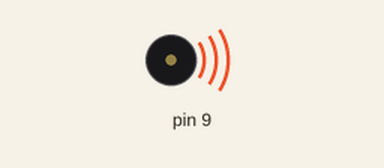
The sketch below on a simulated Arduino Uno, built with avr-gcc and run on an emulated ATmega328P. Parts: buzzer (waves = sounding).

Above: at 0.1 s.
At 2.2 s:
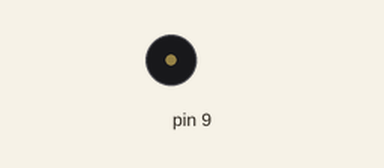
Timing chart, 0 to 3.7 s (numbered marks = the images above):
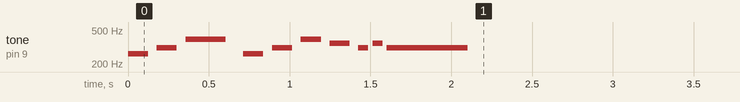

The sketch:

tamrin5_5.ino
```cpp
#include "pitches.h"
int mobile_notes[] = {NOTE_C4, NOTE_DS4, NOTE_G4, NOTE_C4, NOTE_DS4, NOTE_G4, NOTE_F4, NOTE_DS4, NOTE_F4, NOTE_DS4};
int mobile_durations[] = {8, 8, 4, 8, 8, 8, 8, 16, 16, 2}; // 4= Note Siah   8= Note Chang 
void setup() {
mobile();
}
void loop() {
}
void mobile() {
    for ( int thisNote = 0; thisNote < 10; thisNote++) {
      int mobile_duration = 1000 / mobile_durations[thisNote];
      tone(9, mobile_notes[thisNote], mobile_duration);
      //Ta'Ayiine Meghdare Tempo Ahang
      int pauseBetweenNotes = mobile_duration * 1.43;
      delay(pauseBetweenNotes);
    }
  }
```

pitches.h
```cpp
/*************************************************
 * Public Constants
 *************************************************/
#define NOTE_B0  31
#define NOTE_C1  33
#define NOTE_CS1 35
#define NOTE_D1  37
#define NOTE_DS1 39
#define NOTE_E1  41
#define NOTE_F1  44
#define NOTE_FS1 46
#define NOTE_G1  49
#define NOTE_GS1 52
#define NOTE_A1  55
#define NOTE_AS1 58
#define NOTE_B1  62
#define NOTE_C2  65
#define NOTE_CS2 69
#define NOTE_D2  73
#define NOTE_DS2 78
#define NOTE_E2  82
#define NOTE_F2  87
#define NOTE_FS2 93
#define NOTE_G2  98
#define NOTE_GS2 104
#define NOTE_A2  110
#define NOTE_AS2 117
#define NOTE_B2  123
#define NOTE_C3  131
#define NOTE_CS3 139
#define NOTE_D3  147
#define NOTE_DS3 156
#define NOTE_E3  165
#define NOTE_F3  175
#define NOTE_FS3 185
#define NOTE_G3  196
#define NOTE_GS3 208
#define NOTE_A3  220
#define NOTE_AS3 233
#define NOTE_B3  247
#define NOTE_C4  262
#define NOTE_CS4 277
#define NOTE_D4  294
#define NOTE_DS4 311
#define NOTE_E4  330
#define NOTE_F4  349
#define NOTE_FS4 370
#define NOTE_G4  392
#define NOTE_GS4 415
#define NOTE_A4  440
#define NOTE_AS4 466
#define NOTE_B4  494
#define NOTE_C5  523#define NOTE_CS5 554
#define NOTE_D5  587
#define NOTE_DS5 622
#define NOTE_E5  659
#define NOTE_F5  698
#define NOTE_FS5 740
#define NOTE_G5  784
#define NOTE_GS5 831
#define NOTE_A5  880
#define NOTE_AS5 932
#define NOTE_B5  988
#define NOTE_C6  1047
#define NOTE_CS6 1109
#define NOTE_D6  1175
#define NOTE_DS6 1245
#define NOTE_E6  1319
#define NOTE_F6  1397
#define NOTE_FS6 1480
#define NOTE_G6  1568
#define NOTE_GS6 1661
#define NOTE_A6  1760
#define NOTE_AS6 1865
#define NOTE_B6  1976
#define NOTE_C7  2093
#define NOTE_CS7 2217
#define NOTE_D7  2349
#define NOTE_DS7 2489
#define NOTE_E7  2637
#define NOTE_F7  2794
#define NOTE_FS7 2960
#define NOTE_G7  3136
#define NOTE_GS7 3322
#define NOTE_A7  3520
#define NOTE_AS7 3729
#define NOTE_B7  3951
#define NOTE_C8  4186
#define NOTE_CS8 4435
#define NOTE_D8  4699
#define NOTE_DS8 4978
```
